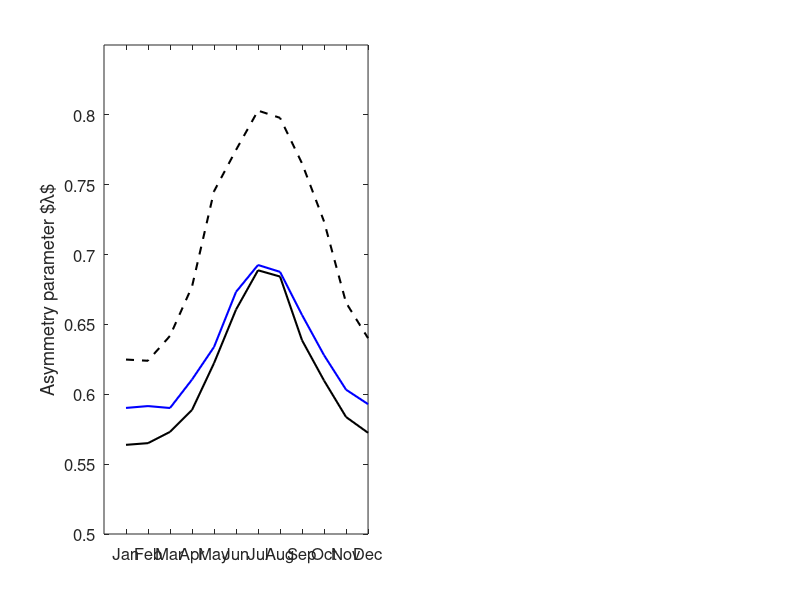

Recreate this plot in MATLAB. (Note: this script raises an error after producing the figure.)
% plot the asymmetry at 500hPA for ncep2, erai, era5 for years 2009-2018 and the
% asymmetry predicted by the moist modal theory vs. moist turbulent theory

close all; clear

% averaging window

latN = 70; latS = 30;
lv = 500;

% ncep2

load('data_ncep2/asymmetry_ncep2_xt.mat');
load('data_ncep2/asymmetry_ncep2_x.mat')

[~,lat30] = min(abs(lat-latS)); [~,latm30] = min(abs(lat+latS));
[~,lat70] = min(abs(lat-latN)); [~,latm70] = min(abs(lat+latN));

[~,p500] = min(abs(level-lv));
[~,p200] = min(abs(level-200));

lambda_ncep2_NH_x_av = squeeze(mean(mean(lambda_ncep2_x(lat70:lat30,1:p200,:),1),2));

lambda_ncep2_NH_x = squeeze(mean(lambda_ncep2_x(lat70:lat30,p500,:),1));
lambda_ncep2_SH_x = squeeze(mean(lambda_ncep2_x(latm30:latm70,p500,:),1));



lambda_ncep2_NH_xt = squeeze(mean(lambda_ncep2_xt(lat70:lat30,p500,:),1));
lambda_ncep2_SH_xt = squeeze(mean(lambda_ncep2_xt(latm30:latm70,p500,:),1));

clear('level','lat','p500','lat30','lat70','latm30','latm70',...
    'lambda_ncep2_x','lambda_ncep2_xt');

% erai

load('data_erai/asymmetry_erai_NH_x.mat'); 
load('data_erai/asymmetry_erai_NH_xt.mat'); 

[~,lat30] = min(abs(lat-latS)); 
[~,lat70] = min(abs(lat-latN)); 

[~,p500] = min(abs(level-lv));
[~,p200] = min(abs(level-200));

lambda_erai_NH_x_av = squeeze(mean(mean(lambda_erai_NH_x(lat70:lat30,p200:end,:),1),2));


lambda_erai_NH_x = squeeze(mean(lambda_erai_NH_x(lat70:lat30,p500,:),1));
lambda_erai_NH_xt = squeeze(mean(lambda_erai_NH_xt(lat70:lat30,p500,:),1));

clear('level','lat','p500','lat30','lat70')

load('data_erai/asymmetry_erai_SH_x.mat'); 
load('data_erai/asymmetry_erai_SH_xt.mat');

[~,latm30] = min(abs(lat+latS));
[~,latm70] = min(abs(lat+latN));

[~,p500] = min(abs(level-lv));

lambda_erai_SH_x = squeeze(mean(lambda_erai_SH_x(latm30:latm70,p500,:),1));
lambda_erai_SH_xt = squeeze(mean(lambda_erai_SH_xt(latm30:latm70,p500,:),1));

clear('level','lat','p500','latm30','latm70')

% era5

load('data_era5/asymmetry_era5_NH_x.mat'); 
load('data_era5/asymmetry_era5_NH_xt.mat'); 

[~,lat30] = min(abs(lat-latS)); 
[~,lat70] = min(abs(lat-latN)); 
 
[~,p500] = min(abs(level-lv));
[~,p200] = min(abs(level-200));

lambda_era5_NH_x_av = squeeze(mean(mean(lambda_era5_NH_x(lat70:lat30,p200:end,:),1),2));

lambda_era5_NH_x = squeeze(mean(lambda_era5_NH_x(lat70:lat30,p500,:),1));
lambda_era5_NH_xt = squeeze(mean(lambda_era5_NH_xt(lat70:lat30,p500,:),1));


% % % try weighted average
% w = cosd(lat(lat70:lat30));
% lambda_era5_NH_x_weighted = squeeze(sum(w/sum(w).*lambda_era5_NH_x(lat70:lat30,p500,:),1));
% lambda_era5_NH_xt_weighted = squeeze(sum(w/sum(w).*lambda_era5_NH_xt(lat70:lat30,p500,:),1));

clear('level','lat','p500','lat30','lat70')

load('data_era5/asymmetry_era5_SH_x.mat'); 
load('data_era5/asymmetry_era5_SH_xt.mat');

[~,latm30] = min(abs(lat+latS));
[~,latm70] = min(abs(lat+latN));

[~,p500] = min(abs(level-lv));

lambda_era5_SH_x = squeeze(mean(lambda_era5_SH_x(latm30:latm70,p500,:),1));
lambda_era5_SH_xt = squeeze(mean(lambda_era5_SH_xt(latm30:latm70,p500,:),1));

clear('level','lat','p500','lat30','lat70')

% load theory

% load('data_theory/theory_NH.mat'); 
% load('data_theory/theory_SH.mat');
%load('data_theory/theory_NH_complete2.mat'); 
%load('data_theory/theory_SH_complete2.mat');
load('data_theory/theory_NH_jul26th.mat'); 
load('data_theory/theory_SH_jul26th.mat');
% load('data_theory/theory_NH_randn.mat'); 
% load('data_theory/theory_SH_randn.mat');
%load('data_theory/theory_NH_sin_k_rhs.mat');
%load('data_theory/theory_SH_sin_k_rhs.mat');
% % 
% 
% lambda_NH_theory_mid = lambda_NH_theory_500;
% lambda_SH_theory_mid = lambda_SH_theory_500;
% r_mid_NH = r_500_NH;
% r_mid_SH = r_500_SH;

%lambda_NH_theory = lambda_NH_theory_mid;
%lambda_SH_theory = lambda_SH_theory_mid;
lambda_NH_theory = lambda_NH_theory_500;
lambda_SH_theory = lambda_SH_theory_500;

% load('data_theory/modal_theory_nh_N800_L32pi.mat');
% lambda_NH_modal_theory = lambda; clear('lambda');
% lambda_NH_modal_ZG = 1./(1+sqrt(r_mid_NH));
% lambda_NH_modal_PG = 1./(1+r_mid_NH);
% load('data_theory/modal_theory_sh_N800_L32pi.mat');
% lambda_SH_modal_theory = lambda; clear('lambda');
% lambda_SH_modal_ZG = 1./(1+sqrt(r_mid_SH));
% lambda_SH_modal_PG = 1./(1+r_mid_SH);
lambda_NH_modal_theory = lambda_NH_modal_theory_500;
lambda_SH_modal_theory = lambda_SH_modal_theory_500;

hfig = figure(1);
pos = get(hfig,'position');
set(hfig,'position',pos.*[.5 1 2 1])
%x0=10; y0=10; width=900; height=300; set(gcf,'position',[x0,y0,width,height])

subplot(1,2,1)

%plot(lambda_ncep2_NH_x,'Linewidth',1.5,'Color','m'); hold on
%plot(lambda_ncep2_NH_xt,'Linewidth',1.5,'Color','m','linestyle',':'); hold on;
%plot(lambda_erai_NH_x,'Linewidth',1.5,'Color','r'); hold on;
%plot(lambda_erai_NH_xt,'linewidth',1.5,'Color','r','linestyle',':'); hold on;
plot(lambda_era5_NH_x,'linewidth',1.5,'Color','b'); hold on;
%plot(lambda_era5_NH_xt,'linewidth',1.5,'Color','g','Linestyle',':'); hold on;
plot(lambda_NH_theory,'linewidth',1.5,'Color','k'); hold on;
plot(lambda_NH_modal_theory,'linewidth',1.5,'Color','k','Linestyle','--');hold on
%plot(lambda_NH_modal_ZG,'linewidth',1.5,'Color','k','Linestyle','--');hold on
%plot(lambda_NH_modal_PG,'linewidth',1.5,'Color','k','Linestyle','-.');hold on
ylabel('Asymmetry parameter $\lambda$'); ylim([0.5 0.85]) 
set(gca,'xtick',1:12,...
 'xticklabel',{'Jan','Feb','Mar','Apr','May','Jun','Jul','Aug','Sep','Oct','Nov','Dec'})
set(gca,'Fontsize',12)
%legend('NCEP2','ERAI','ERA5','Location','Northwest','Turb','Modal'); legend boxoff
l1 = legend('ERA5','Location','Northwest','1-D Toy Model','1-D Modal Theory'); legend boxoff
l1pos = get(l1,'position');
set(l1,'position',l1pos+[-0.005 0 0 0]);
%legend('NCEP2(x)','NCEP2(xt)','ERAI(x)','ERAI(xt)','ERA5(x)','ERA5(xt)','Turb','Modal','PG','Location','Northwest'); legend boxoff
title(['$ \lambda$ (',num2str(lv),'hPa): ',num2str(latS),'$^{\circ}$-',num2str(latN),'$^{\circ}$',' NH'])
set(gca,'box','off')

subplot(1,2,2)

%plot(lambda_ncep2_SH_x,'Linewidth',1.5,'Color','m'); hold on
%plot(lambda_ncep2_SH_xt,'Linewidth',1.5,'Color','m','linestyle',':'); hold on;
%plot(lambda_erai_SH_x,'Linewidth',1.5,'Color','r'); hold on;
%plot(lambda_erai_SH_xt,'linewidth',1.5,'Color','r','linestyle',':'); hold on;
plot(lambda_era5_SH_x,'linewidth',1.5,'Color','b'); hold on;
%plot(lambda_era5_SH_xt,'linewidth',1.5,'Color','g','Linestyle',':'); hold on;
plot(lambda_SH_theory,'linewidth',1.5,'Color','k'); hold on;
plot(lambda_SH_modal_theory,'linewidth',1.5,'Color','k','Linestyle','--'); hold on;
%plot(lambda_SH_modal_ZG,'linewidth',1.5,'Color','k','Linestyle','--');hold on
%plot(lambda_SH_modal_PG,'linewidth',1.5,'Color','k','Linestyle','-.');hold on
ylabel('Asymmetry parameter $\lambda$'); ylim([0.5 0.85])
set(gca,'xtick',1:12,...
 'xticklabel',{'Jan','Feb','Mar','Apr','May','Jun','Jul','Aug','Sep','Oct','Nov','Dec'})
set(gca,'Fontsize',12)
%legend('NCEP2(x)','NCEP2(xt)','ERAI(x)','ERAI(xt)','ERA5(x)','ERA5(xt)','Turb','Modal','ZG','PG','Location','Northeast'); legend boxoff
legend('ERA5','Location','Northwest','1-D Toy Model','1-D Modal Theory'); legend boxoff
title(['$ \lambda$ (',num2str(lv),'hPa): ',num2str(latS),'$^{\circ}$-',num2str(latN),'$^{\circ}$',' SH'])
set(gca,'box','off')

annotation('textbox', [0.06, 0.94, 0.01, 0.03], 'String', "(a)",'EdgeColor','none')
annotation('textbox', [0.50, 0.94, 0.01, 0.03], 'String', "(b)",'EdgeColor','none')

%saveas(gcf,'/net/aimsir/archive1/mkohl/inversion/figures_paper/lambda_seasonal_reanalysis_vs_theory','epsc');
%saveas(gcf,[pwd,'/AOFD2022/lambda_season_vs_theory_all_reanalysis'],'epsc');
%saveas(gcf,[pwd,'/AOFD2022/lambda_season_vs_theory_only_era5'],'epsc');




hfig = figure(2);
pos = get(hfig,'position');
set(hfig,'position',pos.*[.5 1 2 1])

subplot(1,2,1)

plot(lambda_ncep2_NH_x,'Linewidth',1.5,'Color','m'); hold on
%plot(lambda_ncep2_NH_xt,'Linewidth',1.5,'Color','m','linestyle',':'); hold on;
plot(lambda_erai_NH_x,'Linewidth',1.5,'Color','r'); hold on;
%plot(lambda_erai_NH_xt,'linewidth',1.5,'Color','r','linestyle',':'); hold on;
plot(lambda_era5_NH_x,'linewidth',1.5,'Color','g'); hold on;
%plot(lambda_era5_NH_xt,'linewidth',1.5,'Color','g','Linestyle',':'); hold on;
plot(lambda_NH_theory,'linewidth',1.5,'Color','k'); hold on;
plot(lambda_NH_modal_theory,'linewidth',1.5,'Color','k','Linestyle',':');hold on
plot(lambda_NH_modal_ZG,'linewidth',1.5,'Color','k','Linestyle','--');hold on
plot(lambda_NH_modal_PG,'linewidth',1.5,'Color','k','Linestyle','-.');hold on
ylabel('\lambda'); ylim([0.5 1.0]) 
set(gca,'xtick',1:12,...
 'xticklabel',{'Jan','Feb','Mar','Apr','May','Jun','Jul','Aug','Sep','Oct','Nov','Dec'})
set(gca,'Fontsize',10)
legend('NCEP2(x)','ERAI(x)','ERA5(x)','Turb','Modal','ZG','PG','Location','Northwest'); legend boxoff
%legend('NCEP2(x)','NCEP2(xt)','ERAI(x)','ERAI(xt)','ERA5(x)','ERA5(xt)','Turb','Modal','PG','Location','Northwest'); legend boxoff
title(['\lambda (',num2str(lv),'hPa): ',num2str(latS),'-',num2str(latN),' NH'])
set(gca,'box','off')

subplot(1,2,2)

plot(lambda_ncep2_SH_x,'Linewidth',1.5,'Color','m'); hold on
%plot(lambda_ncep2_SH_xt,'Linewidth',1.5,'Color','m','linestyle',':'); hold on;
plot(lambda_erai_SH_x,'Linewidth',1.5,'Color','r'); hold on;
%plot(lambda_erai_SH_xt,'linewidth',1.5,'Color','r','linestyle',':'); hold on;
plot(lambda_era5_SH_x,'linewidth',1.5,'Color','g'); hold on;
%plot(lambda_era5_SH_xt,'linewidth',1.5,'Color','g','Linestyle',':'); hold on;
plot(lambda_SH_theory,'linewidth',1.5,'Color','k'); hold on;
plot(lambda_SH_modal_theory,'linewidth',1.5,'Color','k','Linestyle',':'); hold on;
plot(lambda_SH_modal_ZG,'linewidth',1.5,'Color','k','Linestyle','--');hold on
plot(lambda_SH_modal_PG,'linewidth',1.5,'Color','k','Linestyle','-.');hold on
ylabel('\lambda'); ylim([0.5 1.0])
set(gca,'xtick',1:12,...
 'xticklabel',{'Jan','Feb','Mar','Apr','May','Jun','Jul','Aug','Sep','Oct','Nov','Dec'})
set(gca,'Fontsize',10)
%legend('NCEP2(x)','NCEP2(xt)','ERAI(x)','ERAI(xt)','ERA5(x)','ERA5(xt)','Turb','Modal','ZG','PG','Location','Northeast'); legend boxoff
title(['\lambda (',num2str(lv),'hPa): ',num2str(latS),'-',num2str(latN),' SH'])
set(gca,'box','off')
%saveas(gcf,'/net/aimsir/archive1/mkohl/inversion/figures_paper/lambda_seasonal_reanalysis_vs_theory','epsc');



hfig = figure(20);
pos = get(hfig,'position');
set(hfig,'position',pos.*[.5 1 2 1])

subplot(1,2,1)
plot(r_500_NH,'linewidth',1.5)
set(gca,'xtick',1:12,...
 'xticklabel',{'Jan','Feb','Mar','Apr','May','Jun','Jul','Aug','Sep','Oct','Nov','Dec'})
set(gca,'Fontsize',10)
ylabel('r')
title('Northern Hemisphere')

subplot(1,2,2)
plot(r_500_SH,'linewidth',1.5)
set(gca,'xtick',1:12,...
 'xticklabel',{'Jan','Feb','Mar','Apr','May','Jun','Jul','Aug','Sep','Oct','Nov','Dec'})
set(gca,'Fontsize',10)
ylabel('r')
title('Southern Hemisphere')

hfig = figure(3);
pos = get(hfig,'position');
set(hfig,'position',pos.*[.5 1 2 1])

subplot(1,2,1)
plot(L_mid_NH/1000,'linewidth',1.5)
set(gca,'xtick',1:12,...
 'xticklabel',{'Jan','Feb','Mar','Apr','May','Jun','Jul','Aug','Sep','Oct','Nov','Dec'})
set(gca,'Fontsize',10)
ylabel('L_D(km)')
title('Northern Hemisphere')

subplot(1,2,2)
plot(-L_mid_SH/1000,'linewidth',1.5)
set(gca,'xtick',1:12,...
 'xticklabel',{'Jan','Feb','Mar','Apr','May','Jun','Jul','Aug','Sep','Oct','Nov','Dec'})
set(gca,'Fontsize',10)
ylabel('L_D(km)')
title('Southern Hemisphere')

hfig = figure(4);
pos = get(hfig,'position');
set(hfig,'position',pos.*[.5 1 2 1])

subplot(1,2,1)
plot(k_NH_mid.*L_mid_NH,'linewidth',1.5)
set(gca,'xtick',1:12,...
 'xticklabel',{'Jan','Feb','Mar','Apr','May','Jun','Jul','Aug','Sep','Oct','Nov','Dec'})
set(gca,'Fontsize',10)
ylabel('k(ND)')
title('Northern Hemisphere')

subplot(1,2,2)
plot(-k_SH_mid.*L_mid_SH,'linewidth',1.5)
set(gca,'xtick',1:12,...
 'xticklabel',{'Jan','Feb','Mar','Apr','May','Jun','Jul','Aug','Sep','Oct','Nov','Dec'})
set(gca,'Fontsize',10)
ylabel('k(ND)')
title('Southern Hemisphere')